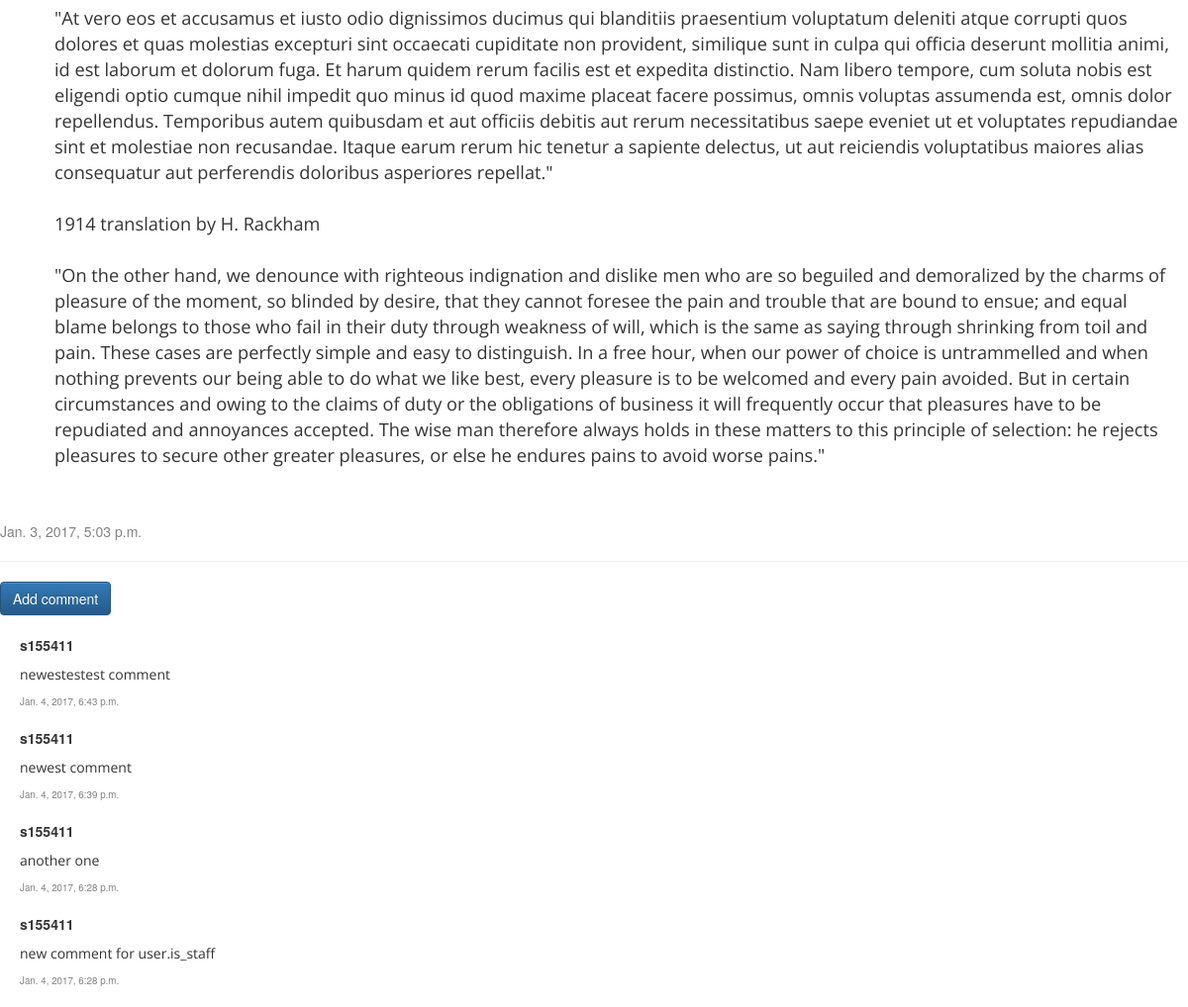
Page /post/12/ (lower part) on the earlier database version.
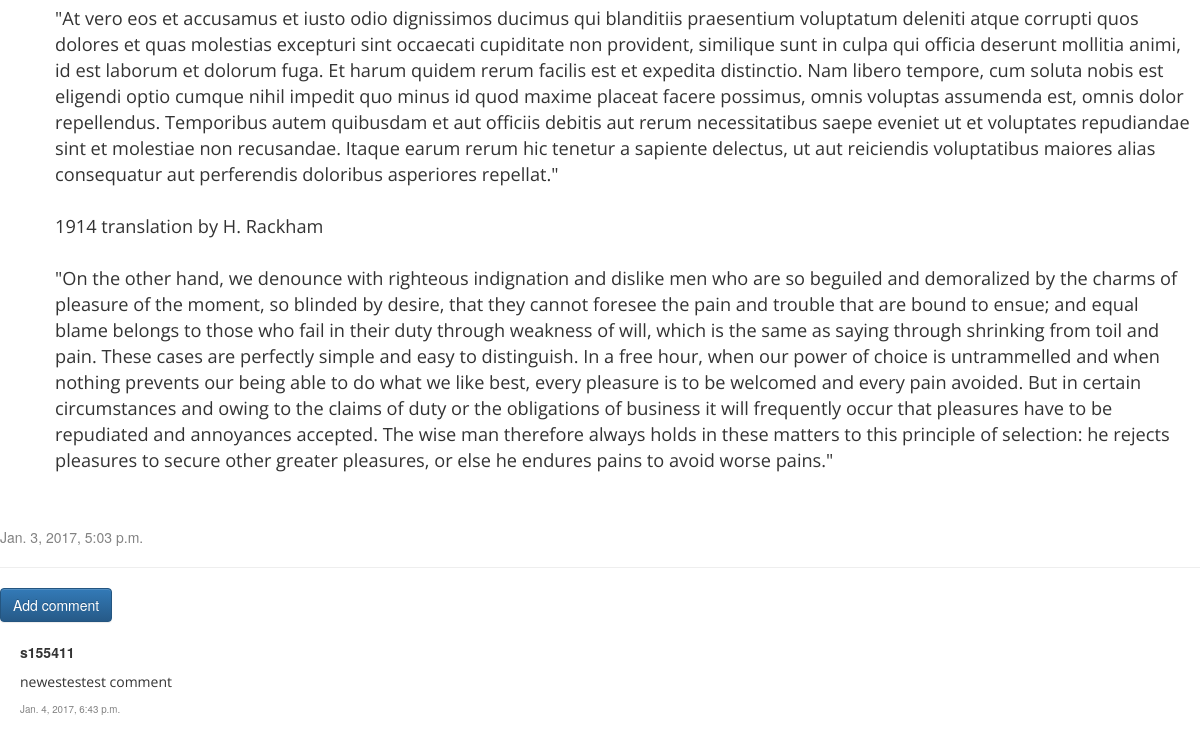
Same page on the later database version.
### blog/models.py (models this page shows, shortened)
class Comment(models.Model):
    post = models.ForeignKey('blog.Post', related_name='comments')
    author = models.ForeignKey('auth.User')
    text = models.TextField()
    created_date = models.DateTimeField(default=timezone.now)
    approved_comment = models.BooleanField(default=False)

### blog/views.py (the view)
# urls.py: url(r'^post/(?P<pk>\d+)/$', views.post_detail, name='post_detail'),
def post_detail(request, pk):
    post = get_object_or_404(Post, pk=pk)
    return render(request, 'blog/post_detail.html', {'post': post})

### blog/templates/blog/post_detail.html (shortened to what this page needs)
{% load staticfiles %}
<html>
<head>
    <link rel="stylesheet" href="//maxcdn.bootstrapcdn.com/bootstrap/3.2.0/css/bootstrap.min.css">
    <link rel="stylesheet" href="//maxcdn.bootstrapcdn.com/bootstrap/3.2.0/css/bootstrap-theme.min.css">
    <link rel="stylesheet" href="{% static 'css/blog.css' %}">
</head>
<body>
  <div class ="content container post-detail-text">
    <div class="post">
      <p>{{ post.text|linebreaksbr }}</p>
    </div>
  </div>
  {% if post.published_date %}
  <div class="date">
    {{ post.published_date }}
  </div>
  {% endif %}
  <hr>
  <a class="btn btn-primary" href="{% url 'add_comment_to_post' pk=post.pk %}" title="add a comment to this post">Add comment</a>
  {% for comment in post.comments.all reversed %}
      <div class="comment" id="comments">
          <strong>{{ comment.author }}</strong>
          <p>{{ comment.text|linebreaks }}</p>
          <div class="date">
              <span id="dateofcomment">{{ comment.created_date }}</span>
          </div>
      </div>
  {% empty %}
      <p>Be the first one to make a comment!</p>
  {% endfor %}
</body>
</html>

Differences in the rows shown:
removed Comment: author "s155411", text "newest comment", created_date "Jan. 4, 2017, 6:39 p.m."
removed Comment: author "s155411", text "another one", created_date "Jan. 4, 2017, 6:28 p.m."
removed Comment: author "s155411", text "new comment for user.is_staff", created_date "Jan. 4, 2017, 6:28 p.m."
